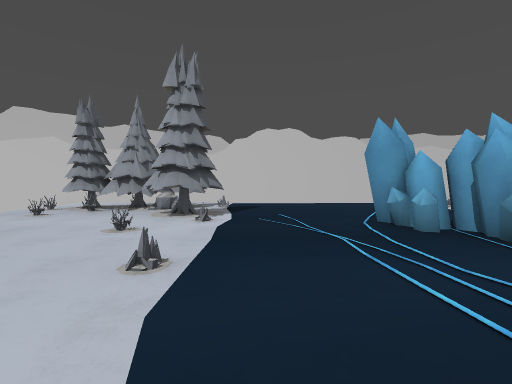
[1] (above)

16 first-person views from a walk through a Godot game level. The camera is 1.5 m above the floor, tilts 2° down and sees 85° across. The floor is counted in squares, 2 m on a side. Each view is taken from the middle of a square. On the plan, view 1 faces up. The plan holds only what a view shows up to about 10 squares ahead; the rest is blank. The place goes on beyond the plan. Surface patterns are stand-ins for the level's own textures.

[2]
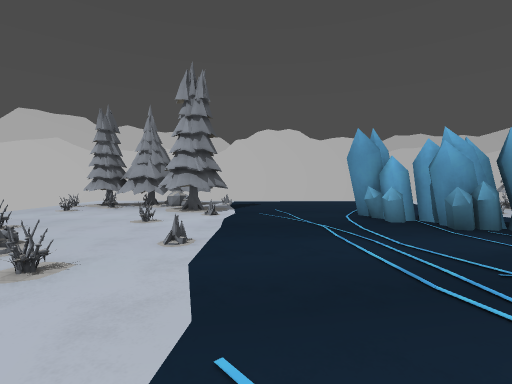

[3]
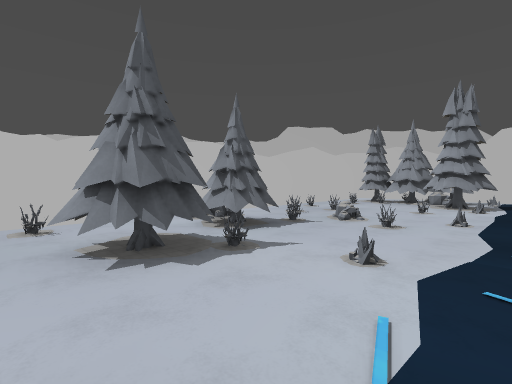

[4]
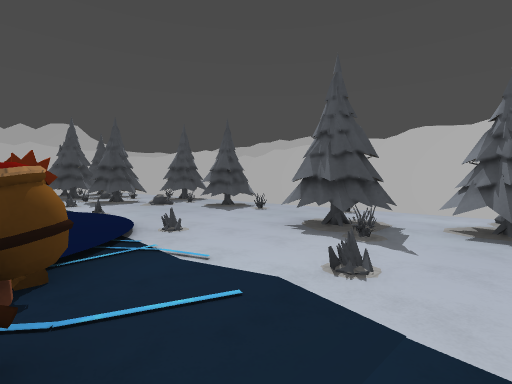

[5]
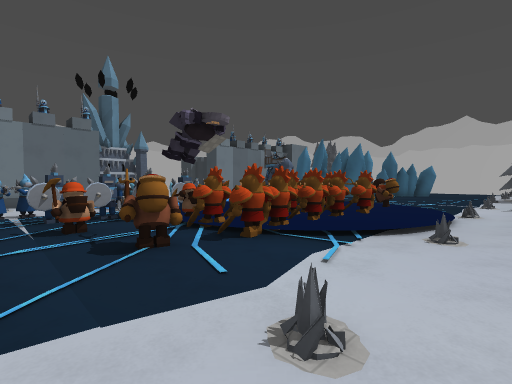

[6]
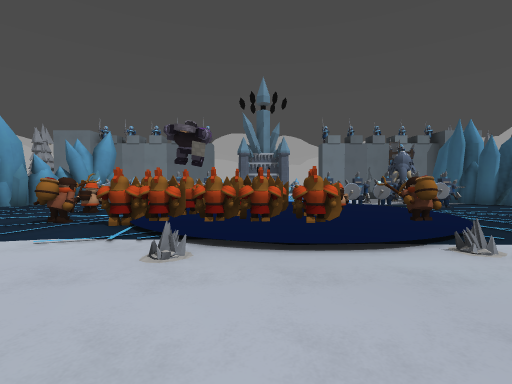

[7]
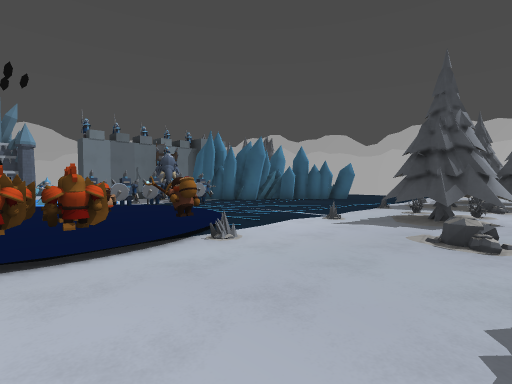

[8]
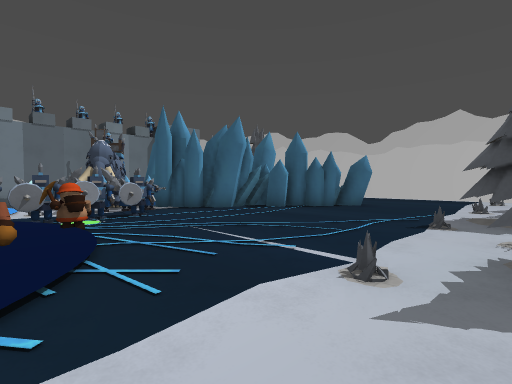

[9]
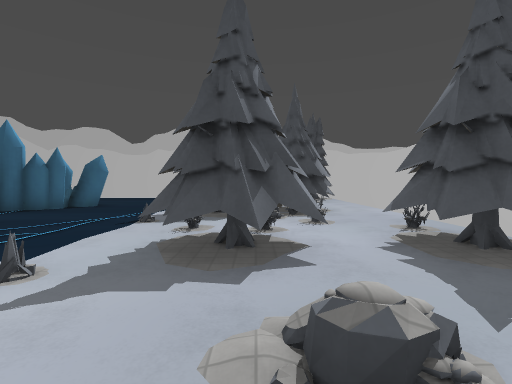

[10]
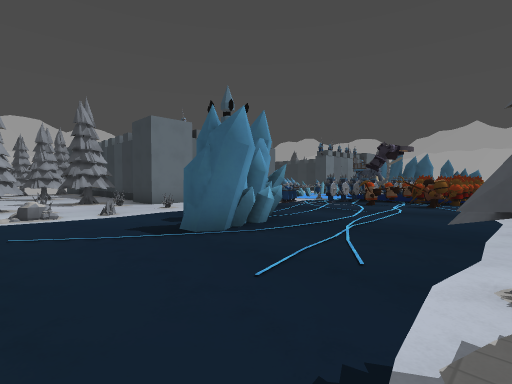

[11]
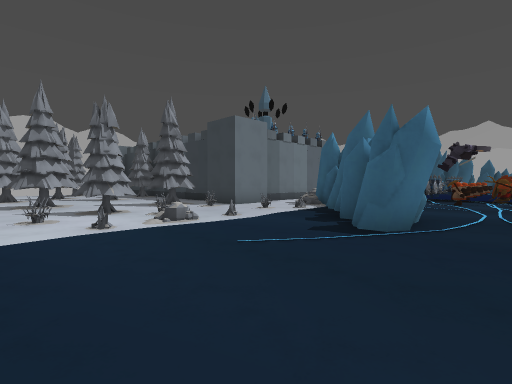

[12]
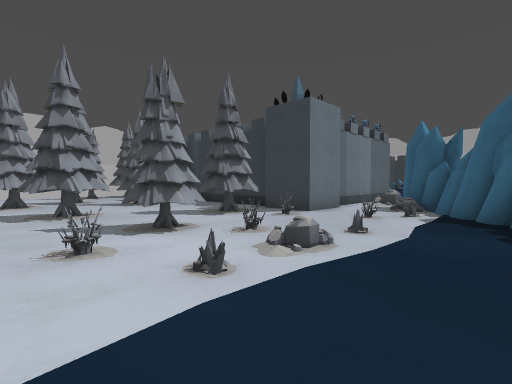

[13]
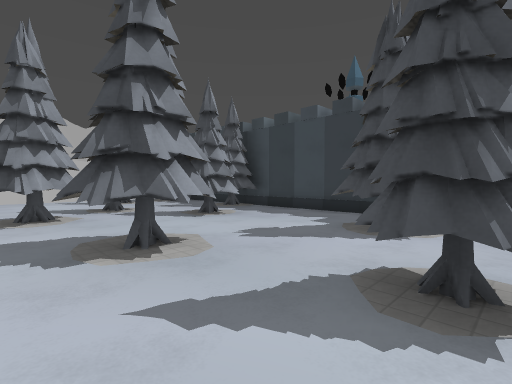

[14]
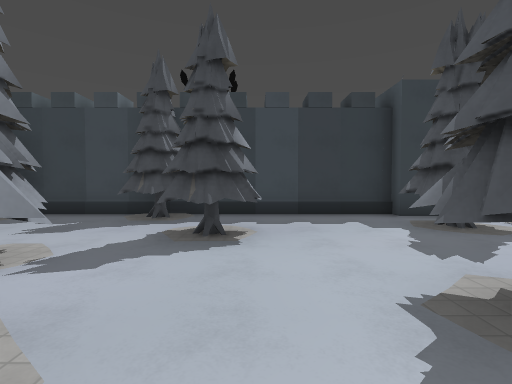

[15]
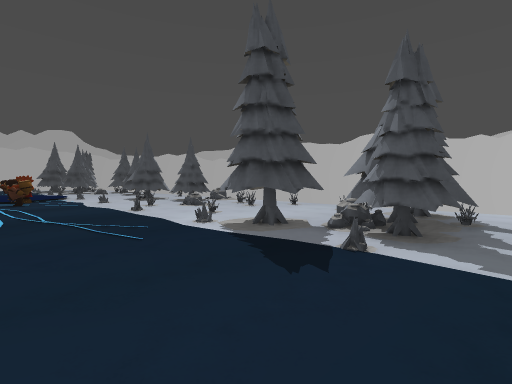

[16]
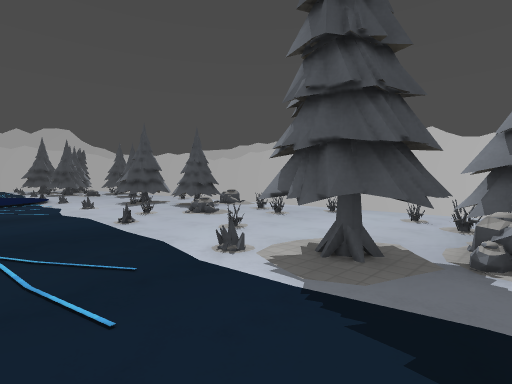

### Floor plan
Key: @ floor where view 1 was taken; # wall or solid block; x gap in a wall; . main floor; : floor 0.25 m higher than the main floor; / step, stairs or slope; = window, fence, low wall or low ledge; ~ water the walk can cross; O other object.
Columns run from 6 left of view 1 to 15 right of it. Each row starts with its distance up from view 1.
 10 ....................#
  9 . ###=......==...##.##
  8 x####.........#..##..#
  7 ....##....../=#.....##
  6 .=..##......=..##..##
  5 .........#....=##...##
  4 =.=.=..~.##..=##.....#
  3 .....=...###=.########
  2 .=.=.....~######
  1 ..=.=....~.##
  0 =##...@... #
 -1 .##..=.##x##
 -2 ..##...x..#
 -3 =.##../####
 -4 .....=:##
 -5 ...../:##
 -6 .=.../:###
 -7 ##...=:::=#
 -8  #..../#x##
 -9   #=...//=OO
-10  ###.=.~..###
-11   ###...~.###
-12 #####.~....##
-13 ===...~....##
-14 .#=###....##
-15 .#####...##
-16 .# # #...#
-17 .. # ...##
-18      ....
-19      ...
-20      =.

Where each view was taken, in squares from view 1:
view 1: 0 up, 0 right, facing up
view 2: 1 down, 0 right, facing up
view 3: 4 down, 0 right, facing up-left
view 4: 0 up, 1 right, facing down-left
view 5: 0 up, 2 left, facing down-right
view 6: 5 down, 4 left, facing right
view 7: 5 down, 4 left, facing down-right
view 8: 8 down, 2 left, facing down-right
view 9: 8 down, 3 left, facing down
view 10: 8 up, 1 left, facing down-right
view 11: 10 up, 1 right, facing down-right
view 12: 10 up, 4 right, facing down-right
view 13: 10 up, 8 right, facing down-right
view 14: 10 up, 13 right, facing down
view 15: 10 up, 2 right, facing down-left
view 16: 8 up, 1 right, facing down-left
